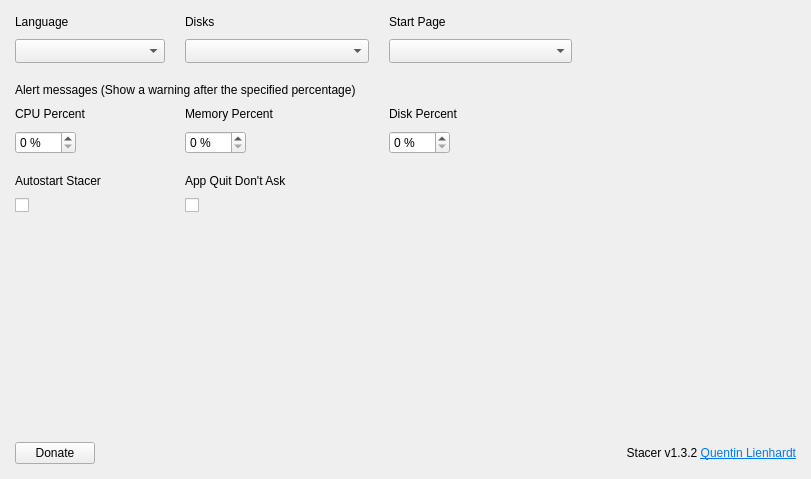
<?xml version="1.0" encoding="UTF-8"?>
<ui version="4.0">
 <class>SettingsPage</class>
 <widget class="QWidget" name="SettingsPage">
  <property name="geometry">
   <rect>
    <x>0</x>
    <y>0</y>
    <width>811</width>
    <height>479</height>
   </rect>
  </property>
  <property name="sizePolicy">
   <sizepolicy hsizetype="Expanding" vsizetype="Expanding">
    <horstretch>0</horstretch>
    <verstretch>0</verstretch>
   </sizepolicy>
  </property>
  <property name="windowTitle">
   <string>Settings</string>
  </property>
  <property name="styleSheet">
   <string notr="true"/>
  </property>
  <layout class="QGridLayout" name="gridLayout">
   <property name="leftMargin">
    <number>15</number>
   </property>
   <property name="topMargin">
    <number>15</number>
   </property>
   <property name="rightMargin">
    <number>15</number>
   </property>
   <property name="bottomMargin">
    <number>15</number>
   </property>
   <property name="horizontalSpacing">
    <number>20</number>
   </property>
   <property name="verticalSpacing">
    <number>10</number>
   </property>
   <item row="1" column="0" alignment="Qt::AlignLeft">
    <widget class="QComboBox" name="cmbLanguages">
     <property name="sizePolicy">
      <sizepolicy hsizetype="Expanding" vsizetype="Fixed">
       <horstretch>0</horstretch>
       <verstretch>0</verstretch>
      </sizepolicy>
     </property>
     <property name="minimumSize">
      <size>
       <width>150</width>
       <height>0</height>
      </size>
     </property>
     <property name="maximumSize">
      <size>
       <width>200</width>
       <height>16777215</height>
      </size>
     </property>
     <property name="cursor">
      <cursorShape>PointingHandCursor</cursorShape>
     </property>
     <property name="focusPolicy">
      <enum>Qt::NoFocus</enum>
     </property>
     <property name="sizeAdjustPolicy">
      <enum>QComboBox::AdjustToMinimumContentsLengthWithIcon</enum>
     </property>
    </widget>
   </item>
   <item row="8" column="0" alignment="Qt::AlignLeft">
    <widget class="QCheckBox" name="checkAutostart">
     <property name="cursor">
      <cursorShape>PointingHandCursor</cursorShape>
     </property>
     <property name="focusPolicy">
      <enum>Qt::NoFocus</enum>
     </property>
     <property name="text">
      <string/>
     </property>
    </widget>
   </item>
   <item row="4" column="1" alignment="Qt::AlignLeft">
    <widget class="QLabel" name="lblMemoryPercent">
     <property name="sizePolicy">
      <sizepolicy hsizetype="Expanding" vsizetype="Preferred">
       <horstretch>0</horstretch>
       <verstretch>0</verstretch>
      </sizepolicy>
     </property>
     <property name="text">
      <string>Memory Percent</string>
     </property>
    </widget>
   </item>
   <item row="5" column="1" alignment="Qt::AlignLeft">
    <widget class="QSpinBox" name="spinMemoryPercent">
     <property name="focusPolicy">
      <enum>Qt::ClickFocus</enum>
     </property>
     <property name="keyboardTracking">
      <bool>false</bool>
     </property>
     <property name="suffix">
      <string notr="true"> %</string>
     </property>
     <property name="minimum">
      <number>0</number>
     </property>
     <property name="maximum">
      <number>100</number>
     </property>
    </widget>
   </item>
   <item row="4" column="2" alignment="Qt::AlignLeft">
    <widget class="QLabel" name="lblDiskPercent">
     <property name="sizePolicy">
      <sizepolicy hsizetype="Expanding" vsizetype="Preferred">
       <horstretch>0</horstretch>
       <verstretch>0</verstretch>
      </sizepolicy>
     </property>
     <property name="text">
      <string>Disk Percent</string>
     </property>
    </widget>
   </item>
   <item row="5" column="0" alignment="Qt::AlignLeft">
    <widget class="QSpinBox" name="spinCpuPercent">
     <property name="focusPolicy">
      <enum>Qt::ClickFocus</enum>
     </property>
     <property name="suffix">
      <string notr="true"> %</string>
     </property>
     <property name="minimum">
      <number>0</number>
     </property>
     <property name="maximum">
      <number>100</number>
     </property>
    </widget>
   </item>
   <item row="0" column="0" alignment="Qt::AlignLeft">
    <widget class="QLabel" name="lblLanguage">
     <property name="sizePolicy">
      <sizepolicy hsizetype="Expanding" vsizetype="Preferred">
       <horstretch>0</horstretch>
       <verstretch>0</verstretch>
      </sizepolicy>
     </property>
     <property name="text">
      <string>Language</string>
     </property>
    </widget>
   </item>
   <item row="7" column="0" alignment="Qt::AlignLeft">
    <widget class="QLabel" name="lblStartOnBoot">
     <property name="sizePolicy">
      <sizepolicy hsizetype="Expanding" vsizetype="Preferred">
       <horstretch>0</horstretch>
       <verstretch>0</verstretch>
      </sizepolicy>
     </property>
     <property name="text">
      <string>Autostart Stacer</string>
     </property>
    </widget>
   </item>
   <item row="9" column="0">
    <spacer name="verticalSpacer">
     <property name="orientation">
      <enum>Qt::Vertical</enum>
     </property>
     <property name="sizeHint" stdset="0">
      <size>
       <width>10</width>
       <height>40</height>
      </size>
     </property>
    </spacer>
   </item>
   <item row="5" column="2" alignment="Qt::AlignLeft">
    <widget class="QSpinBox" name="spinDiskPercent">
     <property name="focusPolicy">
      <enum>Qt::ClickFocus</enum>
     </property>
     <property name="suffix">
      <string notr="true"> %</string>
     </property>
     <property name="minimum">
      <number>0</number>
     </property>
     <property name="maximum">
      <number>100</number>
     </property>
    </widget>
   </item>
   <item row="4" column="0" alignment="Qt::AlignLeft">
    <widget class="QLabel" name="lblCpuPercent">
     <property name="sizePolicy">
      <sizepolicy hsizetype="Expanding" vsizetype="Preferred">
       <horstretch>0</horstretch>
       <verstretch>0</verstretch>
      </sizepolicy>
     </property>
     <property name="text">
      <string>CPU Percent</string>
     </property>
    </widget>
   </item>
   <item row="3" column="0" colspan="5">
    <widget class="QLabel" name="lblAlertMessages">
     <property name="sizePolicy">
      <sizepolicy hsizetype="Expanding" vsizetype="Preferred">
       <horstretch>0</horstretch>
       <verstretch>0</verstretch>
      </sizepolicy>
     </property>
     <property name="accessibleName">
      <string notr="true">title</string>
     </property>
     <property name="text">
      <string>Alert messages (Show a warning after the specified percentage)</string>
     </property>
    </widget>
   </item>
   <item row="10" column="3" colspan="2" alignment="Qt::AlignRight">
    <widget class="QLabel" name="lblCreatedBy">
     <property name="text">
      <string notr="true">&lt;html&gt;&lt;head/&gt;&lt;body&gt;&lt;p&gt;Stacer v1.3.2 &lt;a href=&quot;https://github.com/QuentiumYT/Stacer&quot;&gt;&lt;span style=&quot; text-decoration: underline; color:#007af4;&quot;&gt;Quentin Lienhardt&lt;/span&gt;&lt;/a&gt;&lt;/p&gt;&lt;/body&gt;&lt;/html&gt;</string>
     </property>
     <property name="textFormat">
      <enum>Qt::RichText</enum>
     </property>
     <property name="alignment">
      <set>Qt::AlignRight|Qt::AlignTrailing|Qt::AlignVCenter</set>
     </property>
     <property name="openExternalLinks">
      <bool>true</bool>
     </property>
    </widget>
   </item>
   <item row="10" column="0" alignment="Qt::AlignLeft">
    <widget class="QPushButton" name="btnDonate">
     <property name="sizePolicy">
      <sizepolicy hsizetype="Expanding" vsizetype="Fixed">
       <horstretch>0</horstretch>
       <verstretch>0</verstretch>
      </sizepolicy>
     </property>
     <property name="cursor">
      <cursorShape>PointingHandCursor</cursorShape>
     </property>
     <property name="focusPolicy">
      <enum>Qt::NoFocus</enum>
     </property>
     <property name="accessibleName">
      <string notr="true">primary</string>
     </property>
     <property name="text">
      <string>Donate</string>
     </property>
     <property name="icon">
      <iconset resource="../../static.qrc">
       <normaloff>:/static/themes/common/img/donate.png</normaloff>:/static/themes/common/img/donate.png</iconset>
     </property>
     <property name="iconSize">
      <size>
       <width>18</width>
       <height>18</height>
      </size>
     </property>
    </widget>
   </item>
   <item row="0" column="4" rowspan="2">
    <spacer name="horizontalSpacer">
     <property name="orientation">
      <enum>Qt::Horizontal</enum>
     </property>
     <property name="sizeHint" stdset="0">
      <size>
       <width>0</width>
       <height>20</height>
      </size>
     </property>
    </spacer>
   </item>
   <item row="6" column="0" colspan="5">
    <spacer name="verticalSpacer_3">
     <property name="orientation">
      <enum>Qt::Vertical</enum>
     </property>
     <property name="sizeType">
      <enum>QSizePolicy::Fixed</enum>
     </property>
     <property name="sizeHint" stdset="0">
      <size>
       <width>20</width>
       <height>10</height>
      </size>
     </property>
    </spacer>
   </item>
   <item row="2" column="0" colspan="5">
    <spacer name="verticalSpacer_2">
     <property name="orientation">
      <enum>Qt::Vertical</enum>
     </property>
     <property name="sizeType">
      <enum>QSizePolicy::Fixed</enum>
     </property>
     <property name="sizeHint" stdset="0">
      <size>
       <width>20</width>
       <height>10</height>
      </size>
     </property>
    </spacer>
   </item>
   <item row="7" column="1">
    <widget class="QLabel" name="label">
     <property name="text">
      <string>App Quit Don't Ask</string>
     </property>
    </widget>
   </item>
   <item row="8" column="1">
    <widget class="QCheckBox" name="checkAppQuitDontAsk">
     <property name="cursor">
      <cursorShape>PointingHandCursor</cursorShape>
     </property>
     <property name="focusPolicy">
      <enum>Qt::NoFocus</enum>
     </property>
     <property name="accessibleName">
      <string notr="true"/>
     </property>
     <property name="text">
      <string/>
     </property>
    </widget>
   </item>
   <item row="1" column="1">
    <widget class="QComboBox" name="cmbDisks">
     <property name="sizePolicy">
      <sizepolicy hsizetype="Expanding" vsizetype="Fixed">
       <horstretch>0</horstretch>
       <verstretch>0</verstretch>
      </sizepolicy>
     </property>
     <property name="minimumSize">
      <size>
       <width>150</width>
       <height>0</height>
      </size>
     </property>
     <property name="maximumSize">
      <size>
       <width>200</width>
       <height>16777215</height>
      </size>
     </property>
     <property name="cursor">
      <cursorShape>PointingHandCursor</cursorShape>
     </property>
     <property name="focusPolicy">
      <enum>Qt::NoFocus</enum>
     </property>
     <property name="sizeAdjustPolicy">
      <enum>QComboBox::AdjustToMinimumContentsLengthWithIcon</enum>
     </property>
    </widget>
   </item>
   <item row="0" column="1">
    <widget class="QLabel" name="lblDisks">
     <property name="sizePolicy">
      <sizepolicy hsizetype="Expanding" vsizetype="Preferred">
       <horstretch>0</horstretch>
       <verstretch>0</verstretch>
      </sizepolicy>
     </property>
     <property name="text">
      <string>Disks</string>
     </property>
    </widget>
   </item>
   <item row="0" column="2">
    <widget class="QLabel" name="lblHomepage">
     <property name="sizePolicy">
      <sizepolicy hsizetype="Expanding" vsizetype="Preferred">
       <horstretch>0</horstretch>
       <verstretch>0</verstretch>
      </sizepolicy>
     </property>
     <property name="text">
      <string>Start Page</string>
     </property>
    </widget>
   </item>
   <item row="1" column="2">
    <widget class="QComboBox" name="cmbStartPage">
     <property name="sizePolicy">
      <sizepolicy hsizetype="Expanding" vsizetype="Fixed">
       <horstretch>0</horstretch>
       <verstretch>0</verstretch>
      </sizepolicy>
     </property>
     <property name="minimumSize">
      <size>
       <width>150</width>
       <height>0</height>
      </size>
     </property>
     <property name="maximumSize">
      <size>
       <width>200</width>
       <height>16777215</height>
      </size>
     </property>
     <property name="cursor">
      <cursorShape>PointingHandCursor</cursorShape>
     </property>
     <property name="focusPolicy">
      <enum>Qt::NoFocus</enum>
     </property>
     <property name="sizeAdjustPolicy">
      <enum>QComboBox::AdjustToMinimumContentsLengthWithIcon</enum>
     </property>
    </widget>
   </item>
  </layout>
 </widget>
 <tabstops>
  <tabstop>spinCpuPercent</tabstop>
  <tabstop>spinMemoryPercent</tabstop>
  <tabstop>spinDiskPercent</tabstop>
 </tabstops>
 <resources>
  <include location="../../static.qrc"/>
 </resources>
 <connections/>
</ui>
